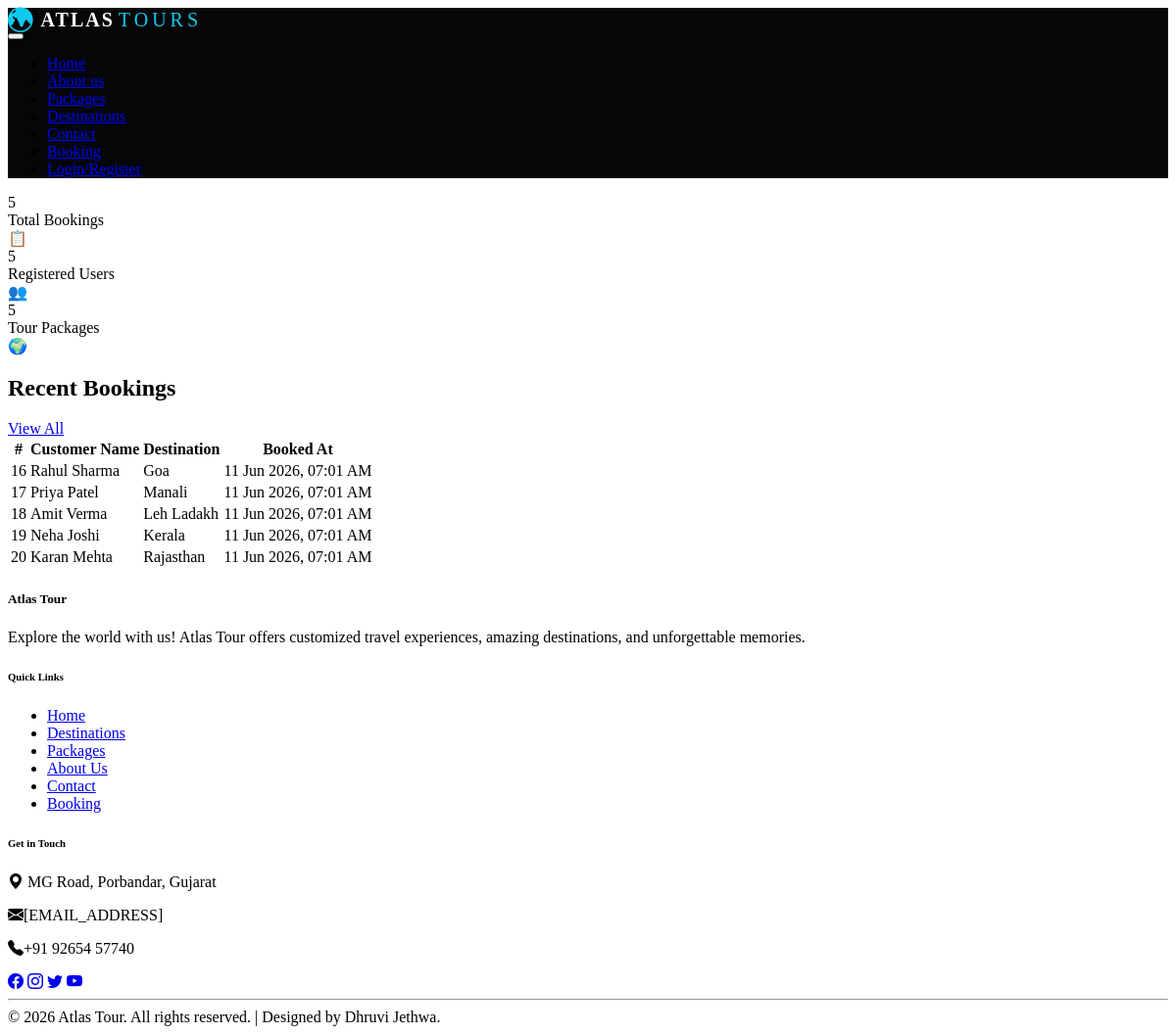
Screenshot of /admin/dashboard.php with the database file from the repository.
### tables this page shows
CREATE TABLE `bookings` (
  `id` int(11) NOT NULL,
  `user_id` int(11) DEFAULT NULL,
  `full_name` varchar(150) NOT NULL,
  `email` varchar(150) NOT NULL,
  `phone` varchar(20) DEFAULT NULL,
  `age` int(3) DEFAULT NULL,
  `destination` varchar(200) NOT NULL,
  `travelers` int(5) DEFAULT 1,
  `travel_type` varchar(100) DEFAULT NULL,
  `special_requests` text DEFAULT NULL,
  `payment_method` varchar(100) DEFAULT NULL,
  `booked_at` timestamp NOT NULL DEFAULT current_timestamp()
);

### admin/dashboard.php (the view, shortened to what this page needs)
<?php
require_once '../config/database.php';
require_once 'header.php';
$total_users     = mysqli_fetch_assoc(mysqli_query($conn, "SELECT COUNT(*) AS cnt FROM users"))['cnt'];
$total_bookings  = mysqli_fetch_assoc(mysqli_query($conn, "SELECT COUNT(*) AS cnt FROM bookings"))['cnt'];
$total_packages  = mysqli_fetch_assoc(mysqli_query($conn, "SELECT COUNT(*) AS cnt FROM packages"))['cnt'];
$recent = mysqli_query($conn, "SELECT b.id, b.full_name, b.destination, b.booked_at FROM bookings b ORDER BY b.booked_at DESC LIMIT 5");
?>
<div class="stat-grid">
    <div class="stat-card red">
        <div class="stat-details">
            <div class="stat-value"><?php echo $total_bookings; ?></div>
            <div class="stat-label">Total Bookings</div>
        </div>
        <div class="stat-icon">📋</div>
    </div>
    <div class="stat-card blue">
        <div class="stat-details">
            <div class="stat-value"><?php echo $total_users; ?></div>
            <div class="stat-label">Registered Users</div>
        </div>
        <div class="stat-icon">👥</div>
    </div>
    <div class="stat-card green">
        <div class="stat-details">
            <div class="stat-value"><?php echo $total_packages; ?></div>
            <div class="stat-label">Tour Packages</div>
        </div>
        <div class="stat-icon">🌍</div>
    </div>
</div>
<div class="card">
    <div class="card-header">
        <h2>Recent Bookings</h2>
        <a href="bookings.php" class="btn btn-primary btn-sm">View All</a>
    </div>
    <table>
        <thead>
            <tr>
                <th>#</th>
                <th>Customer Name</th>
                <th>Destination</th>
                <th>Booked At</th>
            </tr>
        </thead>
        <tbody>
            <?php if (mysqli_num_rows($recent) > 0): ?>
                <?php while ($row = mysqli_fetch_assoc($recent)): ?>
                <tr>
                    <td><?php echo $row['id']; ?></td>
                    <td><?php echo htmlspecialchars($row['full_name']); ?></td>
                    <td><?php echo htmlspecialchars($row['destination']); ?></td>
                    <td><?php echo date('d M Y, h:i A', strtotime($row['booked_at'])); ?></td>
                </tr>
                <?php endwhile; ?>
            <?php else: ?>
                <tr><td colspan="4" style="text-align:center; color:#64748b;">No bookings yet.</td></tr>
            <?php endif; ?>
        </tbody>
    </table>
</div>
<?php require_once 'footer.php'; ?>

### rows the page displays
bookings: id "16", full_name "Rahul Sharma", destination "Goa", booked_at "11 Jun 2026, 07:01 AM"
bookings: id "17", full_name "Priya Patel", destination "Manali", booked_at "11 Jun 2026, 07:01 AM"
bookings: id "18", full_name "Amit Verma", destination "Leh Ladakh", booked_at "11 Jun 2026, 07:01 AM"
bookings: id "19", full_name "Neha Joshi", destination "Kerala", booked_at "11 Jun 2026, 07:01 AM"
bookings: id "20", full_name "Karan Mehta", destination "Rajasthan", booked_at "11 Jun 2026, 07:01 AM"

### other values shown
$total_bookings "5"
$total_users "5"
$total_packages "5"
